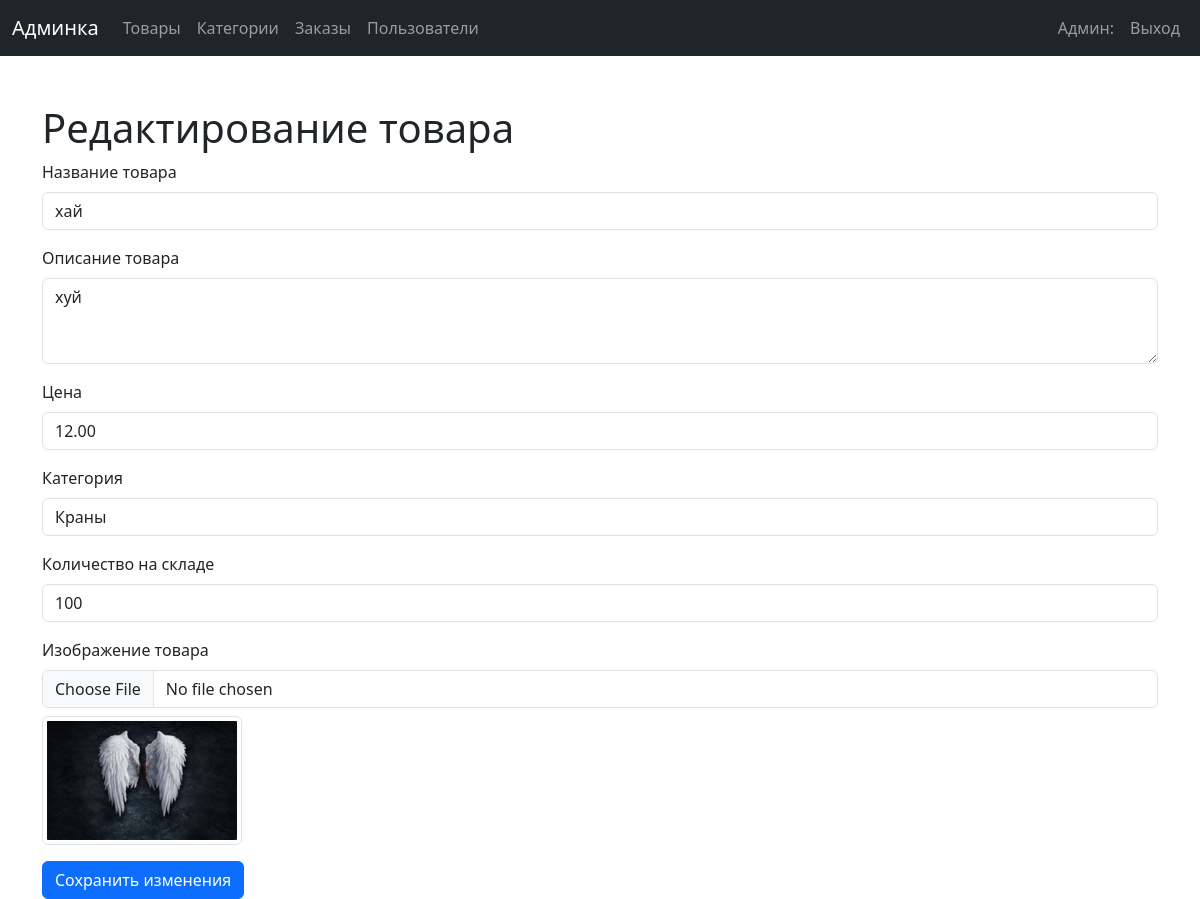
The app's page /admin/admin_edit_product.php?id=5 (signed in) with its own data.
### tables this page shows
CREATE TABLE `products` (
  `id` int NOT NULL,
  `name` varchar(100) NOT NULL,
  `description` text,
  `price` decimal(10,2) NOT NULL,
  `stock_quantity` int NOT NULL,
  `category_id` int DEFAULT NULL,
  `created_at` timestamp NULL DEFAULT CURRENT_TIMESTAMP,
  `updated_at` timestamp NULL DEFAULT CURRENT_TIMESTAMP ON UPDATE CURRENT_TIMESTAMP,
  `image` varchar(255) NOT NULL
);

CREATE TABLE `categories` (
  `id` int NOT NULL,
  `name` varchar(100) NOT NULL,
  `description` text,
  `parent_id` int DEFAULT NULL,
  `created_at` timestamp NULL DEFAULT CURRENT_TIMESTAMP,
  `updated_at` timestamp NULL DEFAULT CURRENT_TIMESTAMP ON UPDATE CURRENT_TIMESTAMP
);

### admin/admin_edit_product.php (the view, shortened to what this page needs)
<?php
include '../dataBase/db.php';
$product_id = isset($_GET['id']) ? intval($_GET['id']) : 0;
$stmt = $pdo->prepare("SELECT * FROM products WHERE id = :id");
$stmt->execute(['id' => $product_id]);
$product = $stmt->fetch(PDO::FETCH_ASSOC);
$categories = $pdo->query("SELECT * FROM categories")->fetchAll(PDO::FETCH_ASSOC);
?>
<!DOCTYPE html>
<html lang="ru">
<head>
    <link href="https://cdn.jsdelivr.net/npm/bootstrap@5.3.0/dist/css/bootstrap.min.css" rel="stylesheet">
</head>
<body>
    <?php include 'header.php'; ?>
    <div class="container mt-5">
        <h1>Редактирование товара</h1>
        <form method="POST" enctype="multipart/form-data">
            <div class="mb-3">
                <label for="name" class="form-label">Название товара</label>
                <input type="text" class="form-control" id="name" name="name" value="<?= htmlspecialchars($product['name']) ?>" required>
            </div>
            <div class="mb-3">
                <label for="description" class="form-label">Описание товара</label>
                <textarea class="form-control" id="description" name="description" rows="3" required><?= htmlspecialchars($product['description']) ?></textarea>
            </div>
            <div class="mb-3">
                <label for="price" class="form-label">Цена</label>
                <input type="number" class="form-control" id="price" name="price" step="0.01" value="<?= htmlspecialchars($product['price']) ?>" required>
            </div>
            <div class="mb-3">
                <label for="category_id" class="form-label">Категория</label>
                <select class="form-control" id="category_id" name="category_id" required>
                    <?php foreach ($categories as $category): ?>
                        <option value="<?= $category['id'] ?>" <?= $category['id'] == $product['category_id'] ? 'selected' : '' ?>><?= htmlspecialchars($category['name']) ?></option>
                    <?php endforeach; ?>
                </select>
            </div>
            <div class="mb-3">
                <label for="stock_quantity" class="form-label">Количество на складе</label>
                <input type="number" class="form-control" id="stock_quantity" name="stock_quantity" value="<?= htmlspecialchars($product['stock_quantity']) ?>" required>
            </div>
            <div class="mb-3">
                <label for="image" class="form-label">Изображение товара</label>
                <input type="file" class="form-control" id="image" name="image">
                <?php if (!empty($product['image'])): ?>
                    <img src="../images/<?= htmlspecialchars($product['image']) ?>" alt="<?= htmlspecialchars($product['name']) ?>" class="img-thumbnail mt-2" width="200">
                <?php endif; ?>
            </div>
            <button type="submit" class="btn btn-primary">Сохранить изменения</button>
        </form>
    </div>
</body>
</html>

### records on screen
products: name "хай", description "хуй", price "12.00", category_id "Краны", stock_quantity "100", image (picture)
